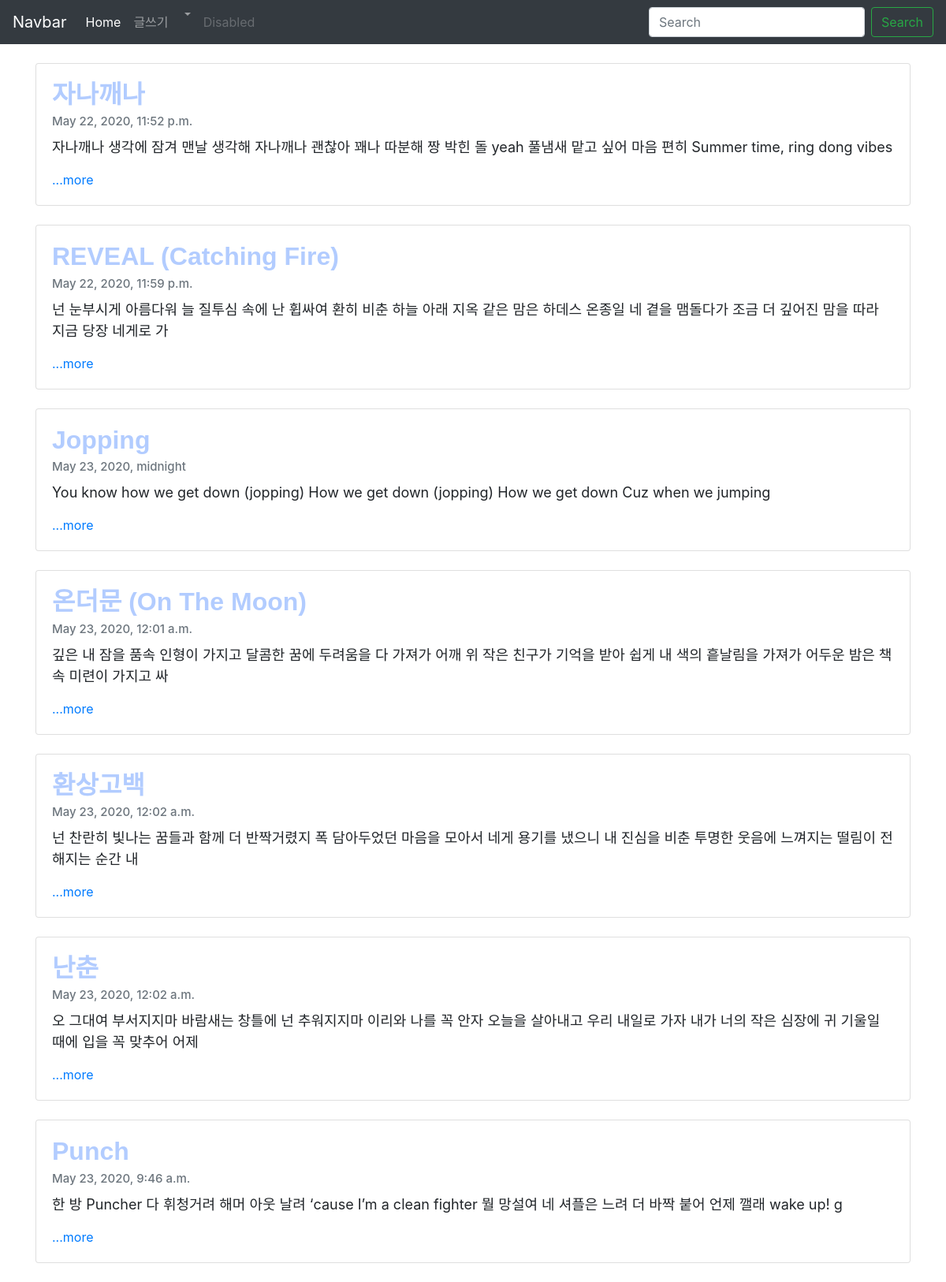
The page / on the database its author committed.
### blogapp/models.py (models this page shows, shortened)
class Blog(models.Model):
  title = models.CharField(max_length=200)
  pub_date = models.DateTimeField('date published')
  body = models.TextField()
  def summary(self):
      return self.body[:100]

### blogapp/views.py (the view)
# urls.py: 2. Add a URL to urlpatterns:  path('', views.home, name='home')
def home(request):
    blogs = Blog.objects
    return render(request, 'home.html', {'blogs':blogs})

### blogapp/templates/home.html (shortened to what this page needs)
<head>
  <link rel="stylesheet" href="https://stackpath.bootstrapcdn.com/bootstrap/4.5.0/css/bootstrap.min.css">
</head>
<body>
    <nav class="navbar navbar-expand-lg navbar-dark bg-dark">
        <a class="navbar-brand" href="#">Navbar</a>
        <div class="collapse navbar-collapse" id="navbarSupportedContent">
          <ul class="navbar-nav mr-auto">
            <li class="nav-item active">
              <a class="nav-link" href="#">Home <span class="sr-only">(current)</span></a>
            </li>
            <li class="nav-item">
              <a class="nav-link" href="{% url 'new' %}">글쓰기</a>
            </li>
            <li class="nav-item dropdown">
              <a class="nav-link dropdown-toggle" href="#" id="navbarDropdown" role="button" data-toggle="dropdown" aria-haspopup="true" aria-expanded="false">
              </a>
            </li>
            <li class="nav-item">
              <a class="nav-link disabled" href="#" tabindex="-1" aria-disabled="true">Disabled</a>
            </li>
          </ul>
          <form class="form-inline my-2 my-lg-0">
            <input class="form-control mr-sm-2" type="search" placeholder="Search" aria-label="Search">
            <button class="btn btn-outline-success my-2 my-sm-0" type="submit">Search</button>
          </form>
        </div>
      </nav>
<br>
{% for blog in blogs.all %}
  <div class="container">
      <div class="card">
      <div class="card-body">
      <h2 class="card-title">{{blog.title}}</h2>
      <h6 class="card-subtitle mb-2 text-muted">{{blog.pub_date}}</h6>
      <p class="card-text">{{blog.summary}}</p>
      <a href = "{% url 'detail' blog.id %}" class="card-link">...more</a>
    </div>
  </div> <br>
      </div>
{%endfor%}
</body>

### blogapp/templates/home.html (style rules this page uses)
.card-title { font-weight:bold; font-family:'Lucida Sans', 'Lucida Sans Regular', 'Lucida Grande', 'Lucida Sans Unicode', Geneva, Verdana, sans-serif; color: #B2CCFF }
.card-subtitle { font-size: 15px; color: #BDBDBD; }
.card-text { margin-top:10px; font-size:18px; }

### rows shown on the page
Blog: title "자나깨나", pub_date "May 22, 2020, 11:52 p.m.", summary "자나깨나 생각에 잠겨 맨날 생각해 자나깨나 괜찮아 꽤나 따분해 짱 박힌 돌 yeah 풀냄새 맡고 싶어 마음 편히 Summer time, ring dong vibes"
Blog: title "REVEAL (Catching Fire)", pub_date "May 22, 2020, 11:59 p.m.", summary "넌 눈부시게 아름다워 늘 질투심 속에 난 휩싸여 환히 비춘 하늘 아래 지옥 같은 맘은 하데스 온종일 네 곁을 맴돌다가 조금 더 깊어진 맘을 따라 지금 당장 네게로 가"
Blog: title "Jopping", pub_date "May 23, 2020, midnight", summary "You know how we get down (jopping) How we get down (jopping) How we get down Cuz when we jumping"
Blog: title "온더문 (On The Moon)", pub_date "May 23, 2020, 12:01 a.m.", summary "깊은 내 잠을 품속 인형이 가지고 달콤한 꿈에 두려움을 다 가져가 어깨 위 작은 친구가 기억을 받아 쉽게 내 색의 흩날림을 가져가 어두운 밤은 책 속 미련이 가지고 싸"
Blog: title "환상고백", pub_date "May 23, 2020, 12:02 a.m.", summary "넌 찬란히 빛나는 꿈들과 함께 더 반짝거렸지 폭 담아두었던 마음을 모아서 네게 용기를 냈으니 내 진심을 비춘 투명한 웃음에 느껴지는 떨림이 전해지는 순간 내"
Blog: title "난춘", pub_date "May 23, 2020, 12:02 a.m.", summary "오 그대여 부서지지마 바람새는 창틀에 넌 추워지지마 이리와 나를 꼭 안자 오늘을 살아내고 우리 내일로 가자 내가 너의 작은 심장에 귀 기울일 때에 입을 꼭 맞추어 어제"
Blog: title "Punch", pub_date "May 23, 2020, 9:46 a.m.", summary "한 방 Puncher 다 휘청거려 해머 아웃 날려 ‘cause I’m a clean fighter 뭘 망설여 네 셔플은 느려 더 바짝 붙어 언제 깰래 wake up! g"
